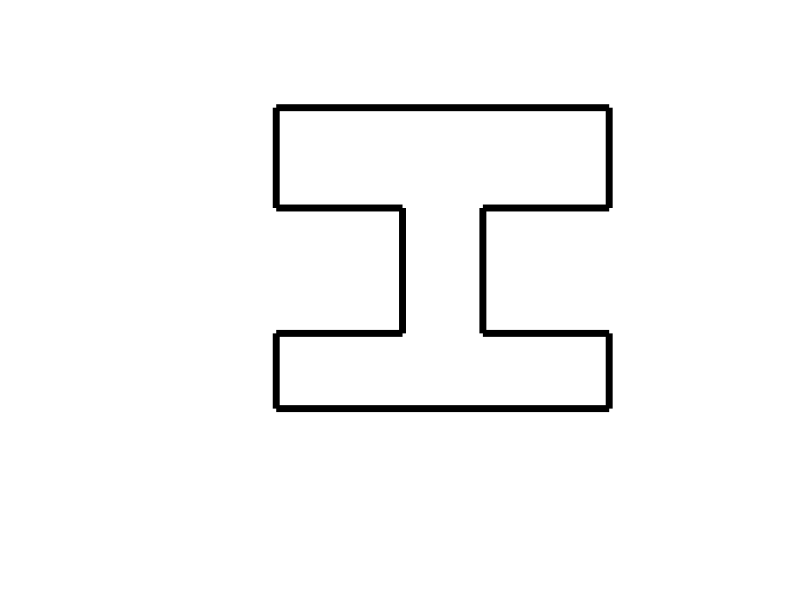

The MATLAB script that drew this image: (Note: this script raises an error after producing the figure.)
%Generates *.xml scripts for Moodle Embedded answers [cloze] 
%question name - I beam level 2
%Created by Stecia-Marie Fletcher for the project ,'Intoducing e-learning
%environments to the Biomedical Engineering Programme', supervised by Dr. Pilar 
%Garcia Souto
%UCL Department: Medical Physics and Bioengineering
%Date: July 2014
%version 1.0

ibeam2=fopen('ibeam2.xml','w');

fprintf(ibeam2,'%s','<?xml version="1.0" encoding="UTF-8"?>');
fprintf(ibeam2,'\n%s','<quiz>');

for i =1:1:50
    
%%%%%%%START PLOTTING I-BEAM%%%%%%%%%%%%%%%
    
    %Plotting the beam

W=randi([20,30]);
m=plot([0,W],[0,0],'Color','black','linewidth',5);

hold on

l1=randi([10,15]);
plot([0,0],[0,l1],'Color','black','linewidth',5);

plot([W,W],[0,l1],'Color','black','linewidth',5);

w=randi([7,12]);
a=(W-w)/2;
b=a+w;
plot([0,a],[l1,l1],'Color','black','linewidth',5);
plot([b,W],[l1,l1],'Color','black','linewidth',5);

l2=randi([20,30]);
plot([a,a],[l1,(l1+l2)],'Color','black','linewidth',5);
plot([b,b],[l1,(l1+l2)],'Color','black','linewidth',5);

plot([0,a],[(l1+l2),(l1+l2)],'Color','black','linewidth',5);
plot([b,W],[(l1+l2),(l1+l2)],'Color','black','linewidth',5);

l3=randi([12,17]);

%random integer l3
%L=l1+l2+l3

w1=W;

L=l1+l2+l3;

plot([0,0],[(l1+l2),L],'Color','black','linewidth',5);
plot([W,W],[(l1+l2),L],'Color','black','linewidth',5);

plot([0,W],[L,L],'Color','black','linewidth',5);

axis([-15 (W+10) -20 (L+10)])
axis off

%labelling the beam

%Also label l1 and l3 on rhs of diagram

arrow([(W/2),-5],[W,-5],'linewidth',2);
arrow([(W/2),-5],[0,-5],'linewidth',2);

arrow([-5,(L/2)],[-5,L],'linewidth',2);
arrow([-5,(L/2)],[-5,0],'linewidth',2);

arrow([(a-2.5),(L/2)],[(a-2.5),(l1+l2)],'linewidth',2);
arrow([(a-2.5),(L/2)],[(a-2.5),l1],'linewidth',2);

arrow([(W/2),(l1+2.5)],[a,(l1+2.5)],'linewidth',2);
arrow([(W/2),(l1+2.5)],[b,(l1+2.5)],'linewidth',2);

arrow([(W+2.5),(l1+l2+l3/2)],[(W+2.5),(L)],'linewidth',2);
arrow([(W+2.5),(l1+l2+l3/2)],[(W+2.5),l1+l2],'linewidth',2);

Wlabel=strcat(num2str(W),'mm');
Llabel=strcat(num2str(L),'mm');
wlabel=strcat(num2str(w),'mm');
llabel=strcat(num2str(l2),'mm');
l1label=strcat(num2str(l1),'mm');

text((W/2.5),-10,Wlabel,'fontsize',12,'fontweight','bold');
text(-12,(L/2),Llabel,'fontsize',12,'fontweight','bold');
text((W/2.5),(l1-2.5),wlabel,'fontsize',12,'fontweight','bold');
text((a-9),(L/2),llabel,'fontsize',12,'fontweight','bold');
text((W+4),(l1+l2+l3/2),l1label,'fontsize',12,'fontweight','bold');

text(a/2,l1-3,'b','fontsize',12,'fontweight','bold');
text(b+a/2,l1-3,'b','fontsize',12,'fontweight','bold');
text(a/2,l1+l2+3,'b','fontsize',12,'fontweight','bold');
text(b+a/2,l1+l2+3,'b','fontsize',12,'fontweight','bold');

%Indicating level

a1=rectangle('Position',[W-10,L+6,2,3],'Curvature',[1,1],'LineWidth',1.5,'FaceColor','y');
a2=rectangle('Position',[W-7,L+6,2,3],'Curvature',[1,1],'LineWidth',1.5,'FaceColor','y');
a3=rectangle('Position',[W-4,L+6,2,3],'Curvature',[1,1],'LineWidth',1.5,'FaceColor','y');
a4=rectangle('Position',[W-1,L+6,2,3],'Curvature',[1,1],'LineWidth',1.5);
a5=rectangle('Position',[W+2,L+6,2,3],'Curvature',[1,1],'LineWidth',1.5);

hold off

beami=strcat('ibeam2_',num2str(i),'.jpg');
saveas(m,beami);

%%%%%%%%%%%%%END PLOTTING I-BEAM%%%%%%%%%%%%%

%%%%%%%%%%%%%START CALCULATING ANSWERS%%%%%%%%%%%%%

%Centroid

A1=l3*w1;
A2=l2*w;
A3=l1*W;

AT=A1+A2+A3;

y1=L-(l3/2);
y2=l1+(l2/2);
y3=(l1/2);

y_cm=((A1*y1)+(A2*y2)+(A3*y3))/AT;

x1=w1/2;
x2=a+(w/2);
x3=W/2;

x_cm=((A1*x1)+(A2*x2)+(A3*x3))/AT;

%Ix and Iy

%wrt x

d1_x=y1-y_cm;
d2_x=y2-y_cm;
d3_x=y3-y_cm;

%wrt y

d1_y=x1-x_cm;
d2_y=x2-x_cm;
d3_y=x3-x_cm;

I_NA_x_1=w1*(l3^3)/12;
I_NA_x_2=w*(l2^3)/12;
I_NA_x_3=W*(l1^3)/12; 

IX_1=I_NA_x_1+A1*(d1_x^2);
IX_2=I_NA_x_2+A2*(d2_x^2);
IX_3=I_NA_x_3+A3*(d3_x^2);

Ix=IX_1+IX_2+IX_3;

E_Ix=0.01*Ix;

I_NA_y_1=l3*(w1^3)/12;
I_NA_y_2=l2*(w^3)/12;
I_NA_y_3=l1*(W^3)/12;

IY_1=I_NA_y_1+A1*(d1_y^2);
IY_2=I_NA_y_2+A2*(d2_y^2);
IY_3=I_NA_y_3+A3*(d3_y^2);

Iy=IY_1+IY_2+IY_3;

E_Iy=0.01*Iy;

%%%%%%%%%%%%%END CALCULATING ANSWERS%%%%%%%%%%%%%

fprintf(ibeam2,'\n<!--question: %d -->',i);
fprintf(ibeam2,'\n%s','<question type="cloze">');
fprintf(ibeam2,'\n%s','<name>');
fprintf(ibeam2,'\n<text>I-beam %d (Level 2)</text>',i);
fprintf(ibeam2,'\n%s','</name>');

fprintf(ibeam2,'\n%s','<questiontext format="html">');
fprintf(ibeam2,'\n%s','<text>');
fprintf(ibeam2,'%s','<![CDATA[<p><img style="margin-right: auto; margin-left: auto; display: block;"');
fprintf(ibeam2,' src="http://www.ucl.ac.uk/~wmapsfl/moodle/I-beam/Ibeam_2/ibeam2_%d.jpg" alt="Beamplot" width="561" height="420"/></p>',i);
fprintf(ibeam2,'\n%s','<p style="text-align: center;">Given an I-beam with dimensions as indicated in the image above,');
fprintf(ibeam2,'%s',' find the x and y coordinates of the centroid, to 1 d.p., in mm.</p>');
fprintf(ibeam2,'\n%s','<p style="text-align: center;">Centroid = ');
fprintf(ibeam2,'({1:NUMERICAL:=%6.1f#Excellent!~*#I''m sorry}  ,  {1:NUMERICAL:=%6.1f#Excellent!~*#I''m sorry})  mm </p>',x_cm,y_cm);

fprintf(ibeam2,'\n%s','<p style="text-align: center;"> Calculate the second moments of inertia of the given area with respect to both x and y.</p>');
fprintf(ibeam2,'\n%s','<p style="text-align: center;"> Give your answer to the nearest whole number and in mm<sup>4</sup>.</p>');

fprintf(ibeam2,'\n%s','<p style="text-align: center;">I<sub>x</sub> = ');
fprintf(ibeam2,'{2:NUMERICAL:=%3.0f:%1.0f#Excellent!~*#I''m sorry} mm<sup>4</sup></p>',Ix,E_Ix);
fprintf(ibeam2,'\n%s','<p style="text-align: center;">I<sub>y</sub> = ');
fprintf(ibeam2,'{2:NUMERICAL:=%3.0f:%1.0f#Excellent!~*#I''m sorry} mm<sup>4</sup></p>]]>',Iy,E_Iy);
fprintf(ibeam2,'%s','</text>');

fprintf(ibeam2,'\n%s','</questiontext>');

fprintf(ibeam2,'\n%s','<generalfeedback format="html">');
fprintf(ibeam2,'\n%s','<text>');
fprintf(ibeam2,'%s','<![CDATA[<p>In order to calculate the moments of inertia, it may be useful to split the area into different segments, in order to simplify the problem.</p>');
fprintf(ibeam2,'%s',']]></text>');
fprintf(ibeam2,'\n%s','</generalfeedback>');


fprintf(ibeam2,'\n%s','</question>');
end

for i=51:1:100
%%%%%%%START PLOTTING I-BEAM%%%%%%%%%%%%%%%
  %Plotting the beam

W=randi([20,30]);
m=plot([0,W],[0,0],'Color','black','linewidth',5);

hold on

l1=randi([10,15]);
plot([0,0],[0,l1],'Color','black','linewidth',5);

plot([W,W],[0,l1],'Color','black','linewidth',5);

w=randi([5,8]);
a=randi([5,8]);
b=a+w;
plot([0,a],[l1,l1],'Color','black','linewidth',5);
plot([b,W],[l1,l1],'Color','black','linewidth',5);

l2=randi([20,30]);
plot([a,a],[l1,(l1+l2)],'Color','black','linewidth',5);
plot([b,b],[l1,(l1+l2)],'Color','black','linewidth',5);

plot([0,a],[(l1+l2),(l1+l2)],'Color','black','linewidth',5);
plot([b,W],[(l1+l2),(l1+l2)],'Color','black','linewidth',5);

L=(2*l1)+l2;

l3=l1;

w1=W;

plot([0,0],[(l1+l2),L],'Color','black','linewidth',5);
plot([W,W],[(l1+l2),L],'Color','black','linewidth',5);

plot([0,W],[L,L],'Color','black','linewidth',5);

axis([-15 (W+10) -20 (L+10)])
axis off

%labelling the beam

arrow([(W/2),-5],[W,-5],'linewidth',2);
arrow([(W/2),-5],[0,-5],'linewidth',2);

arrow([-5,(L/2)],[-5,L],'linewidth',2);
arrow([-5,(L/2)],[-5,0],'linewidth',2);

arrow([(a-2.5),(L/2)],[(a-2.5),(l1+l2)],'linewidth',2);
arrow([(a-2.5),(L/2)],[(a-2.5),l1],'linewidth',2);

arrow([(a+w/2),(l1+2.5)],[a,(l1+2.5)],'linewidth',2);
arrow([(a+w/2),(l1+2.5)],[b,(l1+2.5)],'linewidth',2);

arrow([b+3,l1+2.5],[b,l1+2.5],'linewidth',2);
arrow([b+3,l1+2.5],[W,l1+2.5],'linewidth',2);

Wlabel=strcat(num2str(W),'mm');
Llabel=strcat(num2str(L),'mm');
wlabel=strcat(num2str(w),'mm');
llabel=strcat(num2str(l2),'mm');
w2label=strcat(num2str(W-b),'mm');

text((W/2.5),-10,Wlabel,'fontsize',12,'fontweight','bold');
text(-12,(L/2),Llabel,'fontsize',12,'fontweight','bold');
text((a+w/4),(l1-2.5),wlabel,'fontsize',12,'fontweight','bold');
text((a-9),(L/2),llabel,'fontsize',12,'fontweight','bold');
text(W+1,l1/2,'a','fontsize',12,'fontweight','bold');
text(W+1,l1+l2+l1/2,'a','fontsize',12,'fontweight','bold');
text((3*b+W)/4,l1+6,w2label,'fontsize',12,'fontweight','bold');


%Indicating level

a1=rectangle('Position',[W-10,L+6,2,3],'Curvature',[1,1],'LineWidth',1.5,'FaceColor','y');
a2=rectangle('Position',[W-7,L+6,2,3],'Curvature',[1,1],'LineWidth',1.5,'Facecolor','y');
a3=rectangle('Position',[W-4,L+6,2,3],'Curvature',[1,1],'LineWidth',1.5,'FaceColor','y');
a4=rectangle('Position',[W-1,L+6,2,3],'Curvature',[1,1],'LineWidth',1.5);
a5=rectangle('Position',[W+2,L+6,2,3],'Curvature',[1,1],'LineWidth',1.5);

hold off

beami=strcat('ibeam2_',num2str(i),'.jpg');
saveas(m,beami);

%%%%%%%%%%%%%END PLOTTING I-BEAM%%%%%%%%%%%%%

%%%%%%%%%%%%%START CALCULATING ANSWERS%%%%%%%%%%%%%

%Centroid

A1=l3*w1;
A2=l2*w;
A3=l1*W;

AT=A1+A2+A3;

y1=L-(l3/2);
y2=l1+(l2/2);
y3=(l1/2);

y_cm=((A1*y1)+(A2*y2)+(A3*y3))/AT;

x1=w1/2;
x2=a+(w/2);
x3=W/2;

x_cm=((A1*x1)+(A2*x2)+(A3*x3))/AT;

%Ix and Iy

%wrt x

d1_x=y1-y_cm;
d2_x=y2-y_cm;
d3_x=y3-y_cm;

%wrt y

d1_y=x1-x_cm;
d2_y=x2-x_cm;
d3_y=x3-x_cm;

I_NA_x_1=w1*(l3^3)/12;
I_NA_x_2=w*(l2^3)/12;
I_NA_x_3=W*(l1^3)/12; 

IX_1=I_NA_x_1+A1*(d1_x^2);
IX_2=I_NA_x_2+A2*(d2_x^2);
IX_3=I_NA_x_3+A3*(d3_x^2);

Ix=IX_1+IX_2+IX_3;

E_Ix=0.01*Ix;

I_NA_y_1=l3*(w1^3)/12;
I_NA_y_2=l2*(w^3)/12;
I_NA_y_3=l1*(W^3)/12;

IY_1=I_NA_y_1+A1*(d1_y^2);
IY_2=I_NA_y_2+A2*(d2_y^2);
IY_3=I_NA_y_3+A3*(d3_y^2);

Iy=IY_1+IY_2+IY_3;

E_Iy=0.01*Iy;

%%%%%%%%%%%%%END CALCULATING ANSWERS%%%%%%%%%%%%%

fprintf(ibeam2,'\n<!--question: %d -->',i);
fprintf(ibeam2,'\n%s','<question type="cloze">');
fprintf(ibeam2,'\n%s','<name>');
fprintf(ibeam2,'\n<text>I-beam %d (Level 2)</text>',i);
fprintf(ibeam2,'\n%s','</name>');

fprintf(ibeam2,'\n%s','<questiontext format="html">');
fprintf(ibeam2,'\n%s','<text>');
fprintf(ibeam2,'%s','<![CDATA[<p><img style="margin-right: auto; margin-left: auto; display: block;"');
fprintf(ibeam2,' src="http://www.ucl.ac.uk/~wmapsfl/moodle/I-beam/Ibeam_2/ibeam2_%d.jpg" alt="Beamplot" width="561" height="420"/></p>',i);
fprintf(ibeam2,'\n%s','<p style="text-align: center;">Given an I-beam with dimensions as indicated in the image above,');
fprintf(ibeam2,'%s',' find the x and y coordinates of the centroid, to 1 d.p., in mm.</p>');
fprintf(ibeam2,'\n%s','<p style="text-align: center;">Centroid = ');
fprintf(ibeam2,'({1:NUMERICAL:=%6.1f#Excellent!~*#I''m sorry}  ,  {1:NUMERICAL:=%6.1f#Excellent!~*#I''m sorry})  mm </p>',x_cm,y_cm);

fprintf(ibeam2,'\n%s','<p style="text-align: center;"> Calculate the second moments of inertia of the given area with respect to both x and y.</p>');
fprintf(ibeam2,'\n%s','<p style="text-align: center;"> Give your answer to the nearest whole number and in mm<sup>4</sup>.</p>');

fprintf(ibeam2,'\n%s','<p style="text-align: center;">I<sub>x</sub> = ');
fprintf(ibeam2,'{2:NUMERICAL:=%3.0f:%1.0f#Excellent!~*#I''m sorry} mm<sup>4</sup></p>',Ix,E_Ix);
fprintf(ibeam2,'\n%s','<p style="text-align: center;">I<sub>y</sub> = ');
fprintf(ibeam2,'{2:NUMERICAL:=%3.0f:%1.0f#Excellent!~*#I''m sorry} mm<sup>4</sup></p>]]>',Iy,E_Iy);
fprintf(ibeam2,'%s','</text>');

fprintf(ibeam2,'\n%s','</questiontext>');

fprintf(ibeam2,'\n%s','<generalfeedback format="html">');
fprintf(ibeam2,'\n%s','<text>');
fprintf(ibeam2,'%s','<![CDATA[<p>In order to calculate the moments of inertia, it may be useful to split the area into different segments, in order to simplify the problem.</p>');
fprintf(ibeam2,'%s',']]></text>');
fprintf(ibeam2,'\n%s','</generalfeedback>');


fprintf(ibeam2,'\n%s','</question>');

end
fprintf(ibeam2,'\n%s','</quiz>');